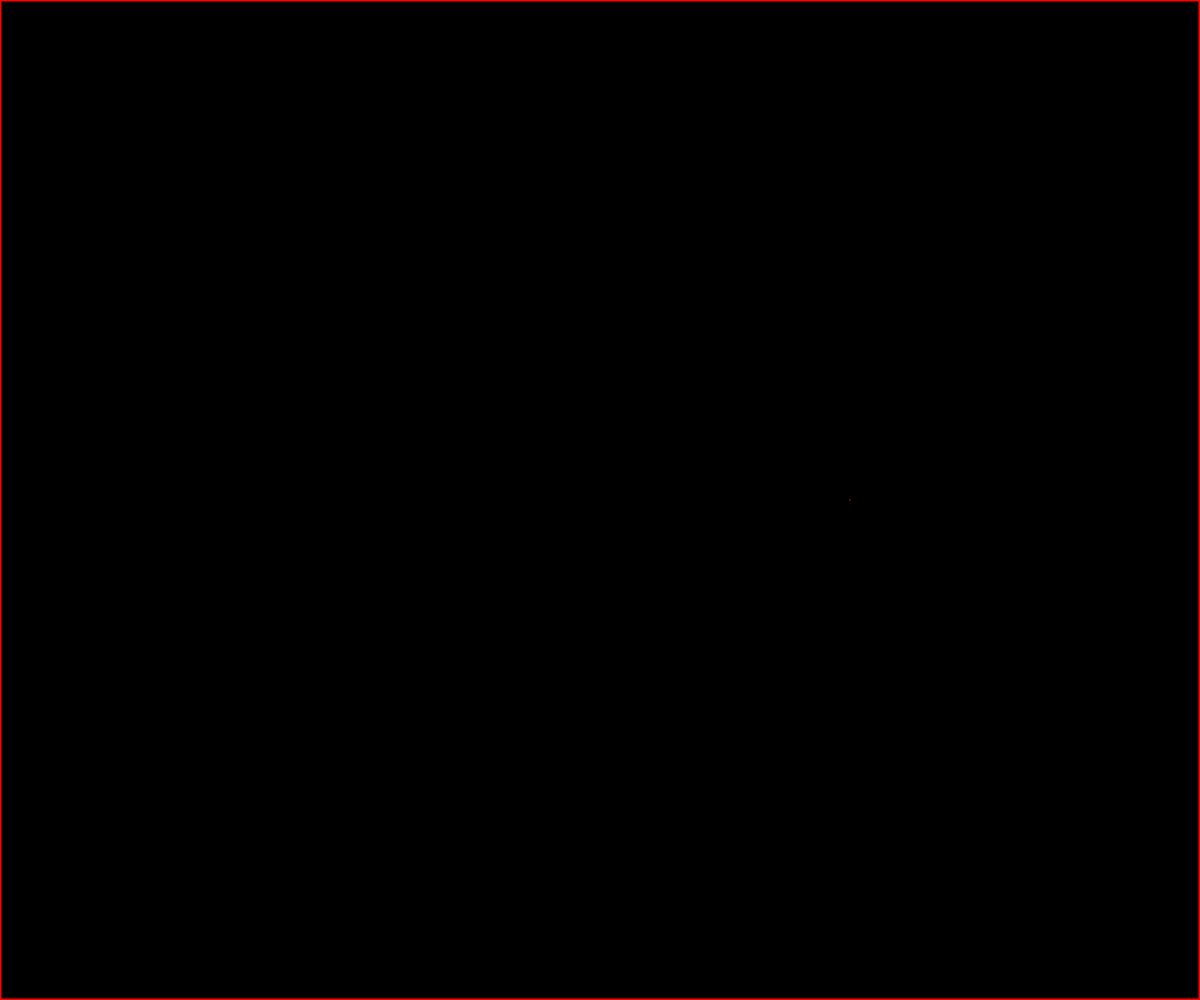
Frame 1 (no input)
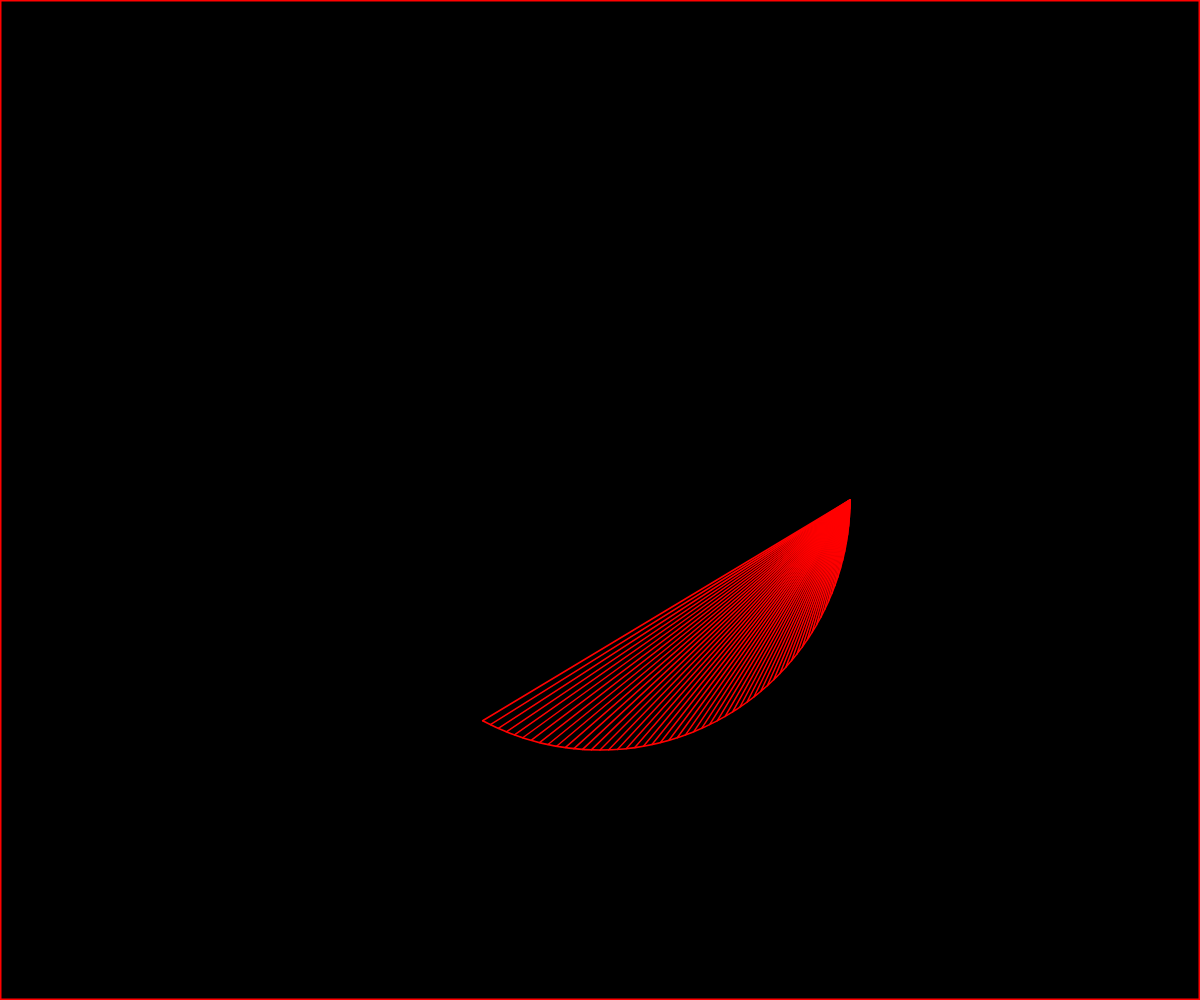
Frame 60 (no input)
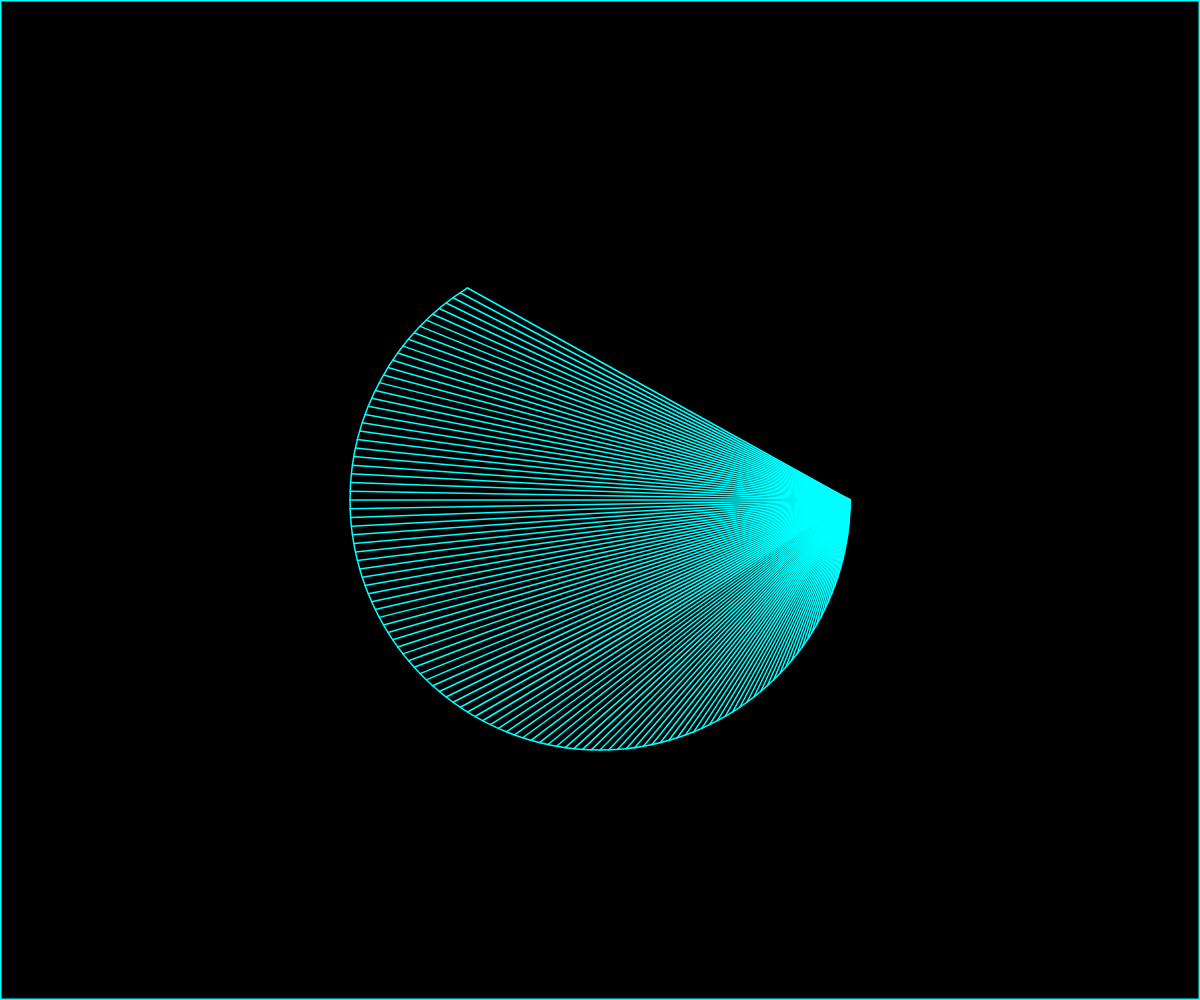
Frame 120 (the mouse pressed at the canvas centre since frame 60)

The p5.js sketch that drew these frames (run headless with seeded random() and noise() and a simulated clock; from frame 60 on, the mouse is pressed at the canvas centre):

// p5.js sketch
// ── sketch.js
function preload(){
}

function setup() {
  canvas = createCanvas(windowWidth, windowHeight);
  angleMode(DEGREES);
  frameRate(60);
  a = 0;
  b = 0;
  j = 0;
}

function draw() {
  translate(width/2, height/2);
  strokeWeight(1.5);
  colorMode(HSB, 100);
  stroke(100*mouseX/windowWidth, 100, 100);
  noFill();
  if (a < 360) {a += 2}

  // Central circle
  push();
  background("black");
  r = 250;
  for (i = 0; i < a; i += 2) {
    line(r, 0, cos(i)*r, sin(i)*r);
  }
  arc(0, 0, r*2, r*2, 0, a-2)
  pop();

  // Surrounding circles
  if (a >= 360) {
    if (j < windowWidth+500) {b += 6+b/50}
    for (j = 0; j < b; j += 20) {
      circle(0, 0, 500+j);
    }
  }

  // Canvas border
    strokeWeight(3);
    rect(-width/2, -height/2, width, height);
}
